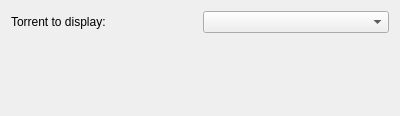
<ui version="4.0" >
 <class>AppletConfig</class>
 <widget class="QWidget" name="AppletConfig" >
  <property name="geometry" >
   <rect>
    <x>0</x>
    <y>0</y>
    <width>400</width>
    <height>116</height>
   </rect>
  </property>
  <property name="windowTitle" >
   <string>KTorrent Plasma Applet</string>
  </property>
  <layout class="QVBoxLayout" name="verticalLayout" >
   <item>
    <layout class="QHBoxLayout" name="horizontalLayout" >
     <item>
      <widget class="QLabel" name="label" >
       <property name="text" >
        <string>Torrent to display:</string>
       </property>
      </widget>
     </item>
     <item>
      <widget class="QComboBox" name="torrent_to_display" />
     </item>
    </layout>
   </item>
   <item>
    <spacer name="verticalSpacer" >
     <property name="orientation" >
      <enum>Qt::Vertical</enum>
     </property>
     <property name="sizeHint" stdset="0" >
      <size>
       <width>20</width>
       <height>72</height>
      </size>
     </property>
    </spacer>
   </item>
  </layout>
 </widget>
 <resources/>
 <connections/>
</ui>
